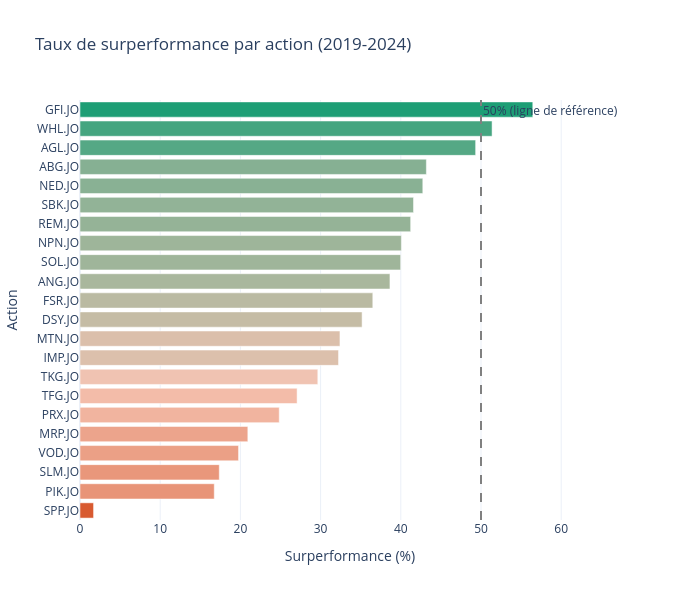

Notebook source saved alongside this figure:
### Markdown cell above
## Création du label de surperformance

Le label est la variable qu'on cherche à prédire. Pour chaque action et chaque date, on regarde ce qui se passe **252 jours plus tard** (1 an de trading) :

- **Label 1** → l'action a fait mieux que l'indice JSE All Share
- **Label 0** → l'action a fait moins bien que l'indice

C'est ce qu'on appelle un problème de **classification binaire**.

### Code cell
# Taux de surperformance par ticker
label_by_ticker = dataset.groupby("ticker")["label"].mean() * 100
label_by_ticker = label_by_ticker.sort_values(ascending=True).reset_index()
label_by_ticker.columns = ["ticker", "taux_surperf"]

fig = px.bar(
    label_by_ticker,
    x="taux_surperf",
    y="ticker",
    orientation="h",
    title="Taux de surperformance par action (2019-2024)",
    labels={
        "taux_surperf": "Surperformance (%)",
        "ticker": "Action"
    },
    color="taux_surperf",
    color_continuous_scale=["#D85A30", "#F5C4B3", "#1D9E75"],
    template="plotly_white",
    width=700, height=600
)

fig.add_vline(
    x=50, line_dash="dash",
    line_color="gray",
    annotation_text="50% (ligne de référence)"
)

fig.update_layout(coloraxis_showscale=False)
fig.show()

fig.write_html("../results/figures/02_label_par_ticker.html")
fig.write_image("../results/figures/02_label_par_ticker.png")

### Figure 1 — Plotly figure (JSON) as saved in the notebook; plotly's stock layout.template omitted (floating-point values rounded to 4 significant figures)
{"data": [{"hovertemplate": "Surperformance (%)=%{marker.color}<br>Action=%{y}<extra></extra>", "legendgroup": "", "marker": {"color": [1.692, 16.74, 17.36, 19.77, 20.93, 24.84, 27.07, 29.65, 32.24, 32.41, 35.17, 36.51, 38.65, 39.98, 40.07, 41.23, 41.59, 42.74, 43.19, 49.33, 51.38, 56.46], "coloraxis": "coloraxis", "pattern": {"shape": ""}}, "name": "", "orientation": "h", "showlegend": false, "textposition": "auto", "type": "bar", "x": [1.692, 16.74, 17.36, 19.77, 20.93, 24.84, 27.07, 29.65, 32.24, 32.41, 35.17, 36.51, 38.65, 39.98, 40.07, 41.23, 41.59, 42.74, 43.19, 49.33, 51.38, 56.46], "xaxis": "x", "y": ["SPP.JO", "PIK.JO", "SLM.JO", "VOD.JO", "MRP.JO", "PRX.JO", "TFG.JO", "TKG.JO", "IMP.JO", "MTN.JO", "DSY.JO", "FSR.JO", "ANG.JO", "SOL.JO", "NPN.JO", "REM.JO", "SBK.JO", "NED.JO", "ABG.JO", "AGL.JO", "WHL.JO", "GFI.JO"], "yaxis": "y"}], "layout": {"annotations": [{"showarrow": false, "text": "50% (ligne de référence)", "x": 50, "xanchor": "left", "xref": "x", "y": 1, "yanchor": "top", "yref": "y domain"}], "barmode": "relative", "coloraxis": {"colorbar": {"title": {"text": "Surperformance (%)"}}, "colorscale": [[0, "#D85A30"], [0.5, "#F5C4B3"], [1, "#1D9E75"]], "showscale": false}, "height": 600, "legend": {"tracegroupgap": 0}, "shapes": [{"line": {"color": "gray", "dash": "dash"}, "type": "line", "x0": 50, "x1": 50, "xref": "x", "y0": 0, "y1": 1, "yref": "y domain"}], "title": {"text": "Taux de surperformance par action (2019-2024)"}, "width": 700, "xaxis": {"anchor": "y", "domain": [0, 1], "title": {"text": "Surperformance (%)"}}, "yaxis": {"anchor": "x", "domain": [0, 1], "title": {"text": "Action"}}}}
